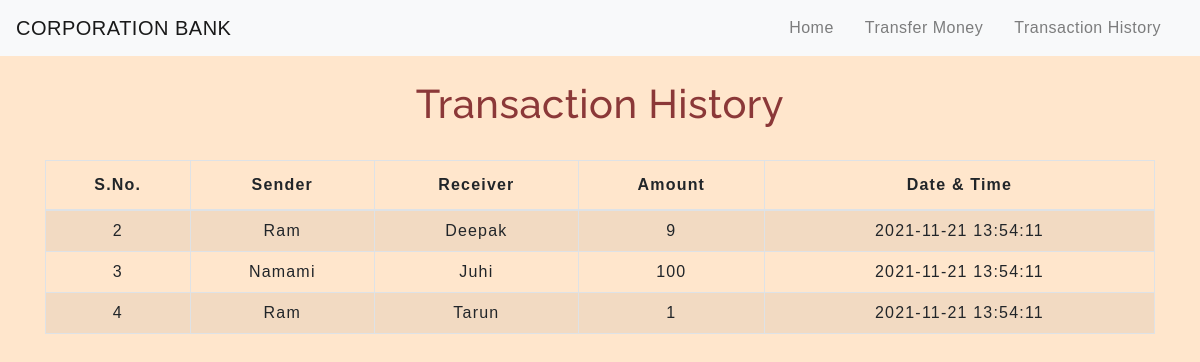
The page /transactionhistory.php on the database its author committed.
### tables this page shows
CREATE TABLE `transaction` (
  `sno` int(3) NOT NULL,
  `sender` text NOT NULL,
  `receiver` text NOT NULL,
  `balance` int(8) NOT NULL,
  `datetime` datetime NOT NULL DEFAULT current_timestamp()
);

### transactionhistory.php (the view, shortened to what this page needs)
<!DOCTYPE html>
<html lang="en">
<head>
    <link rel="stylesheet" href="https://stackpath.bootstrapcdn.com/bootstrap/4.5.2/css/bootstrap.min.css">
    <link rel="stylesheet" type="text/css" href="css/table.css">
    <link rel="stylesheet" type="text/css" href="css/navbar.css">
</head>
<body>
<?php
  include 'navbar.php';
?>
	<div class="container">
        <h2 class="text-center pt-4">Transaction History</h2>
       <br>
       <div class="table-responsive-sm">
    <table class="table table-hover table-striped table-condensed table-bordered">
        <thead>
            <tr>
                <th class="text-center">S.No.</th>
                <th class="text-center">Sender</th>
                <th class="text-center">Receiver</th>
                <th class="text-center">Amount</th>
                <th class="text-center">Date & Time</th>
            </tr>
        </thead>
        <tbody>
        <?php
            include 'config.php';
            $sql ="select * from transaction";
            $query =mysqli_query($conn, $sql);
            while($rows = mysqli_fetch_assoc($query))
            {
        ?>
            <tr>
            <td class="py-2"><?php echo $rows['sno']; ?></td>
            <td class="py-2"><?php echo $rows['sender']; ?></td>
            <td class="py-2"><?php echo $rows['receiver']; ?></td>
            <td class="py-2"><?php echo $rows['balance']; ?> </td>
            <td class="py-2"><?php echo $rows['datetime']; ?> </td>
        <?php
            }
        ?>
        </tbody>
    </table>
    </div>
</div>
</body>
</html>

### css/table.css (style rules this page uses)
* { padding: 0; margin: 0; box-sizing: border-box; font-family: sans-serif; }
h2 { font-size: 40px; }
table { letter-spacing: 1.2px; }
td { text-align: center; }

### css/navbar.css (style rules this page uses)
h2 { color: #8b3838; letter-spacing: 0.5px; font-family: raleway; }

### transactionhistory.php (style rules this page uses)
body { background-color:#ffe6cc; }

### rows shown on the page
transaction: sno "2", sender "Ram", receiver "Deepak", balance "9", datetime "2021-11-21 13:54:11"
transaction: sno "3", sender "Namami", receiver "Juhi", balance "100", datetime "2021-11-21 13:54:11"
transaction: sno "4", sender "Ram", receiver "Tarun", balance "1", datetime "2021-11-21 13:54:11"
